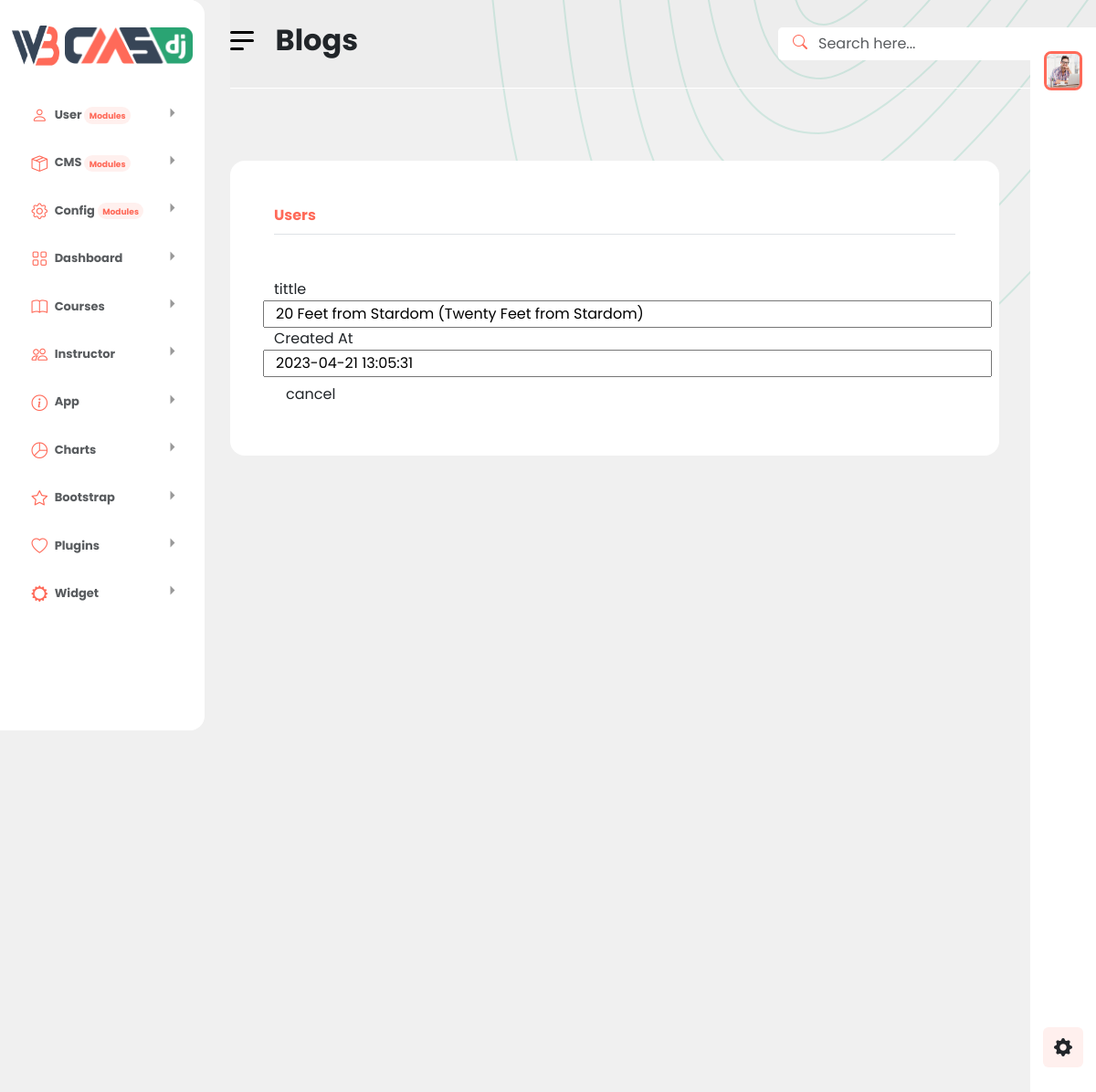
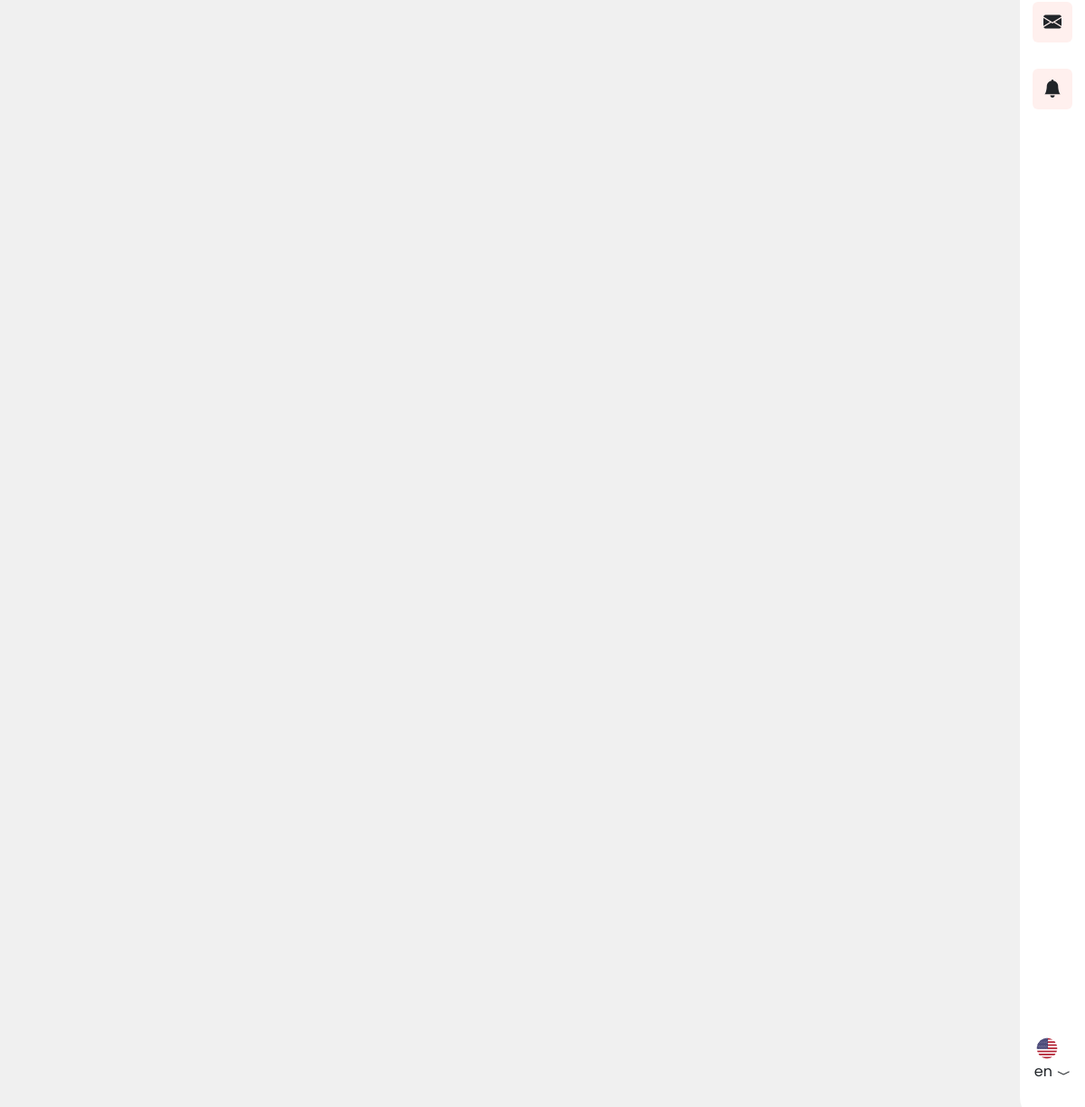
The page /sourceCode/Blogs/blog_detail.php?id=9 on the database its author committed (2 pictures, top to bottom).
### tables this page shows
CREATE TABLE IF NOT EXISTS `blog` (
  `id` int unsigned NOT NULL AUTO_INCREMENT,
  `tittle` varchar(500) NOT NULL,
  `created_at` datetime NOT NULL,
  PRIMARY KEY (`id`),
  UNIQUE KEY `title` (`tittle`) USING BTREE
);

### sourceCode/Blogs/blog_detail.php (the view, shortened to what this page needs)
<?php
    include("../Connect/connect.php");
    if(isset($_GET['id'])){
        $id = $_GET['id'];
        $sql = "SELECT * FROM blog WHERE id = ?";
        $stmt = mysqli_prepare($conn, $sql);
        mysqli_stmt_bind_param($stmt, 'i', $id);
        mysqli_stmt_execute($stmt);
        $result = mysqli_stmt_get_result($stmt);
        if ($result) {
            $user = mysqli_fetch_assoc($result);
            $username = $user['tittle'];
            $email = $user['created_at'];
        } else {
            echo "Lỗi truy vấn cơ sở dữ liệu: " . mysqli_error($conn);
        }
    }
?>
<!DOCTYPE html>
<html lang="en">
<head>
    <link href="https://cdn.jsdelivr.net/npm/bootstrap@5.3.1/dist/css/bootstrap.min.css" rel="stylesheet">
    <link rel="stylesheet" href="https://cdn.jsdelivr.net/npm/bootstrap-icons@1.3.0/font/bootstrap-icons.css">
    <link rel="stylesheet" href="../../css/menu.css">
    <link rel="stylesheet" href="../../css/root.css">
    <link rel="stylesheet" href="../../css/header.css">
    <link rel="stylesheet" href="../../css/main.css">
</head>
<body>
    <?php include("../Support/menu.php") ?>
    <div class="col-md-10 offset-md-2">
    <header class="header vw-100">
        <div class="d-flex align-items-center header_menu justify-content-between">
            <div class="bar_menu d-flex">
                <div class="d-flex align-items-center">
                    <div class="me-4">
                        <div class="Taskbar">
                            <span class="line"></span>
                            <span class="line"></span>
                            <span class="line"></span>
                        </div>
                    </div>
                    <div class="NamePage">
                        <h2 class="fw-bold">Blogs</h2>
                    </div>
                </div>
            </div>
            <div class="fix_Point">
                <div class="form-searchs">
                    <form class="form-group d-flex align-items-center">
                        <a class="icon-search" href="#"><i class="bi bi-search"></i></a>
                        <input class="form-control" id="" placeholder="Search here...">
                    </form>
                </div>
            </div>
        </div>
    </header>
    <div class="menu-right rounded-start-5 d-flex align-items-center flex-column bg-white justify-content-between">
    <img src="../../img/5_UwuAZQl.jpg" alt="" class="userLogo">
        <div class="tools d-flex flex-column align-items-center justify-content-between">
            <a class="nav-link nav-nofications rounded d-flex justify-content-center align-items-center" href="#"><i class="bi bi-gear-fill fs-5 pb-1"></i></a>
            <a class="nav-link nav-nofications rounded d-flex justify-content-center align-items-center" href="#"><i class="bi bi-envelope-fill fs-5 pb-1"></i></a>
            <a class="nav-link nav-nofications rounded d-flex justify-content-center align-items-center" href="#"><i class="bi bi-bell-fill fs-5 pb-1"></i></a>
        </div>
        <div class="languages">
            <div class="icon-Languages"><img src="../../img/en.png"></div>
            <div class="change-languages">
                <a class="current nav-link" href="#">en <i class="bi bi-chevron-compact-down"></i></a>
            </div>
        </div>
    </div>
    <div class="bg-none">
        <div class="page bg-white ps-5 pe-5 mt-5">
            <div class="text-left color-primary fw-bold mb-1 border-bottom pb-2">
                Users
            </div>
            <div class="ShowPage mt-5">
                <form id="myForm">
                    <div class="row">
                        <span>tittle</span>
                        <input type="text" name="tittle" id="tittle" value="<?php echo $username; ?>" readonly>
                    </div>
                    <div class="row">
                        <span>Created At</span>
                        <input type="text" name="created_at" id="created_at" value="<?php echo $email; ?>" readonly>
                    </div>
                    <a class="btn" href="http://localhost/W3CMS/sourceCode/Blogs/">cancel</a>
                </form>
            </div>
        </div>
    </div>
</body>
</html>

### css/menu.css (style rules this page uses)
html, body { background-color: #F0F0F0; font-family: 'Poppins', sans-serif; }
* { box-sizing: unset !important; }
.text-left { text-align: left; }

### css/root.css (style rules this page uses)
:root { --bs-blue: #5e72e4; --bs-indigo: #6610f2; --bs-purple: #6f42c1; --bs-pink: #e83e8c; --bs-red: #EE3232; --bs-orange: #ff9900; --bs-yellow: #FFFA6F; --bs-green: #297F00; --bs-teal: #20c997; --bs-cyan: #3065D0; --bs-white: #fff; --bs-gray: #6c757d; --bs-gray-dark: #343a40; --bs-primary: #FF6A59; --bs-secondary: #4CBC9A; --bs-success: #56c760; --bs-info: #58bad7; --bs-warning: #f0a901; --bs-danger: #f75a5b; --bs-light: #c8c8c8; --bs-dark: #6e6e6e; --bs-font-sans-serif: system-ui, -apple-system, "Segoe UI", Roboto, "Helvetica Neue", Arial, "Noto Sans", "Liberation Sans", sans-serif, "Apple Color Emoji", "Segoe UI Emoji", "Segoe UI Symbol", "Noto Color Emoji"; --bs-font-monospace: SFMono-Regular, Menlo, Monaco, Consolas, "Liberation Mono", "Courier New", monospace; --primary: #FF6A59; --secondary: #4CBC9A; --secondary-dark: #3a9b7e; --primary-hover: #ff3c26; --primary-dark: #bf1400; --rgba-primary-1: rgba(255, 106, 89, 0.1); --rgba-primary-2: rgba(255, 106, 89, 0.2); --rgba-primary-3: rgba(255, 106, 89, 0.3); --rgba-primary-4: rgba(255, 106, 89, 0.4); --rgba-primary-5: rgba(255, 106, 89, 0.5); --rgba-primary-6: rgba(255, 106, 89, 0.6); --rgba-primary-7: rgba(255, 106, 89, 0.7); --rgba-primary-8: rgba(255, 106, 89, 0.8); --rgba-primary-9: rgba(255, 106, 89, 0.9); --rgba-secondary-1: rgba(76, 188, 154, 0.1); --rgba-secondary-2: rgba(76, 188, 154, 0.2); --rgba-secondary-3: rgba(76, 188, 154, 0.3); --rgba-secondary-4: rgba(76, 188, 154, 0.4); --rgba-secondary-5: rgba(76, 188, 154, 0.5); --rgba-secondary-6: rgba(76, 188, 154, 0.6); --rgba-secondary-7: rgba(76, 188, 154, 0.7); --rgba-secondary-8: rgba(76, 188, 154, 0.8); --rgba-secondary-9: rgba(76, 188, 154, 0.9); --font-family-base: Roboto, sans-serif; --font-family-title: Roboto, sans-serif; --title: #374557; }
:root { --primary: #FF6A59; --secondary: #4CBC9A; --secondary-dark: #3a9b7e; --primary-hover: #ff3c26; --primary-dark: #bf1400; --rgba-primary-1: rgba(255, 106, 89, 0.1); --rgba-primary-2: rgba(255, 106, 89, 0.2); --rgba-primary-3: rgba(255, 106, 89, 0.3); --rgba-primary-4: rgba(255, 106, 89, 0.4); --rgba-primary-5: rgba(255, 106, 89, 0.5); --rgba-primary-6: rgba(255, 106, 89, 0.6); --rgba-primary-7: rgba(255, 106, 89, 0.7); --rgba-primary-8: rgba(255, 106, 89, 0.8); --rgba-primary-9: rgba(255, 106, 89, 0.9); --rgba-secondary-1: rgba(76, 188, 154, 0.1); --rgba-secondary-2: rgba(76, 188, 154, 0.2); --rgba-secondary-3: rgba(76, 188, 154, 0.3); --rgba-secondary-4: rgba(76, 188, 154, 0.4); --rgba-secondary-5: rgba(76, 188, 154, 0.5); --rgba-secondary-6: rgba(76, 188, 154, 0.6); --rgba-secondary-7: rgba(76, 188, 154, 0.7); --rgba-secondary-8: rgba(76, 188, 154, 0.8); --rgba-secondary-9: rgba(76, 188, 154, 0.9); --font-family-base: Roboto, sans-serif; --font-family-title: Roboto, sans-serif; --title: #374557; }
.offset-md-2 { padding:0rem 3rem; }

### css/header.css (style rules this page uses)
.bar_menu { width:30%; height:6rem; }
.header { position:fixed; background:rgba(0,0,0,0.0099); border-bottom:1px solid white; }
.Taskbar { display:inline-block; position: relative; width: 1.6rem; }
.Taskbar .line { background: #000; display: block; height: 0.1875rem; border-radius: 0.1875rem; margin-top: 0.375rem; margin-bottom: 0.375rem; margin-right: auto; transition: all 0.3s ease-in-out; }
.Taskbar .line:nth-child(3) { width:0.9375rem; }
.form-searchs { width:15rem; }
.icon-search { color:var(--primary); background-color: white; height:2.2rem; width:2.2rem; padding-left:1rem; display: flex; justify-content: center; align-items: center; border-bottom: 1px solid white; border-start-start-radius: 0.3rem; border-end-start-radius: 0.3rem; }
.icon-search i { margin-bottom:0.3rem; }
.form-searchs .form-control { border-radius:0; border:none; border-end-end-radius: 0.3rem; border-start-end-radius: 0.3rem; }
.header_menu { width:70%; }
.menu-right { position: fixed; right:0; top:2rem; height:92%; width:4.5rem; }
.userLogo { width:2.3rem; height:2.3rem; margin-top:1.5rem; border: 3px solid var(--primary); border-radius: 0.5rem; }
.nav-nofications { width:2.8rem; height:2.8rem; background-color: var(--rgba-primary-1); }
.tools { height:12rem; }
.languages { margin-bottom:3rem; }

### rows shown on the page
blog: tittle "20 Feet from Stardom (Twenty Feet from Stardom)", created_at "2023-04-21 13:05:31"
